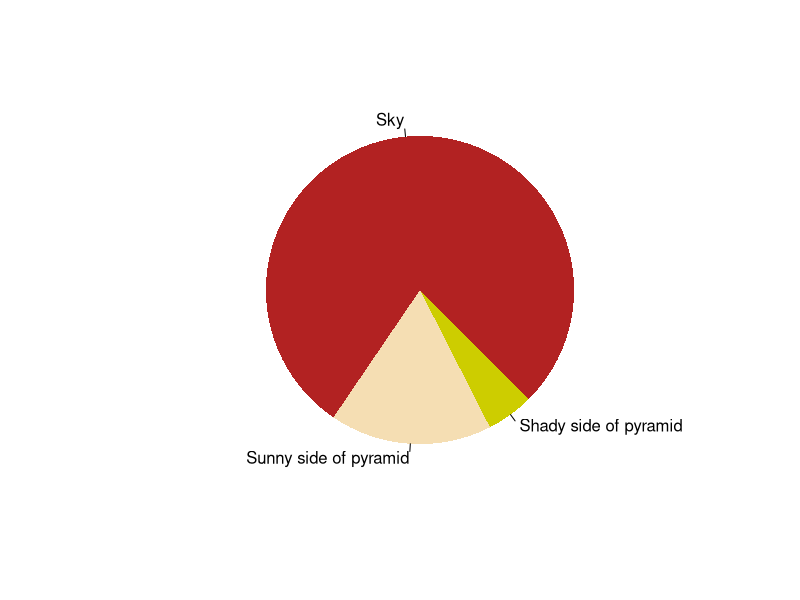

Write the R code that produced this figure.
## ---- chunk 1
paste("This", "new", "template", "looks", "good")
## ---- chunk 2
pie(
  c(Sky = 78, "Sunny side of pyramid" = 17, "Shady side of pyramid" = 5), 
  init.angle = 315, 
  col = c("firebrick", "wheat", "yellow3"), 
  border = FALSE
)
## ---- chunk 3

